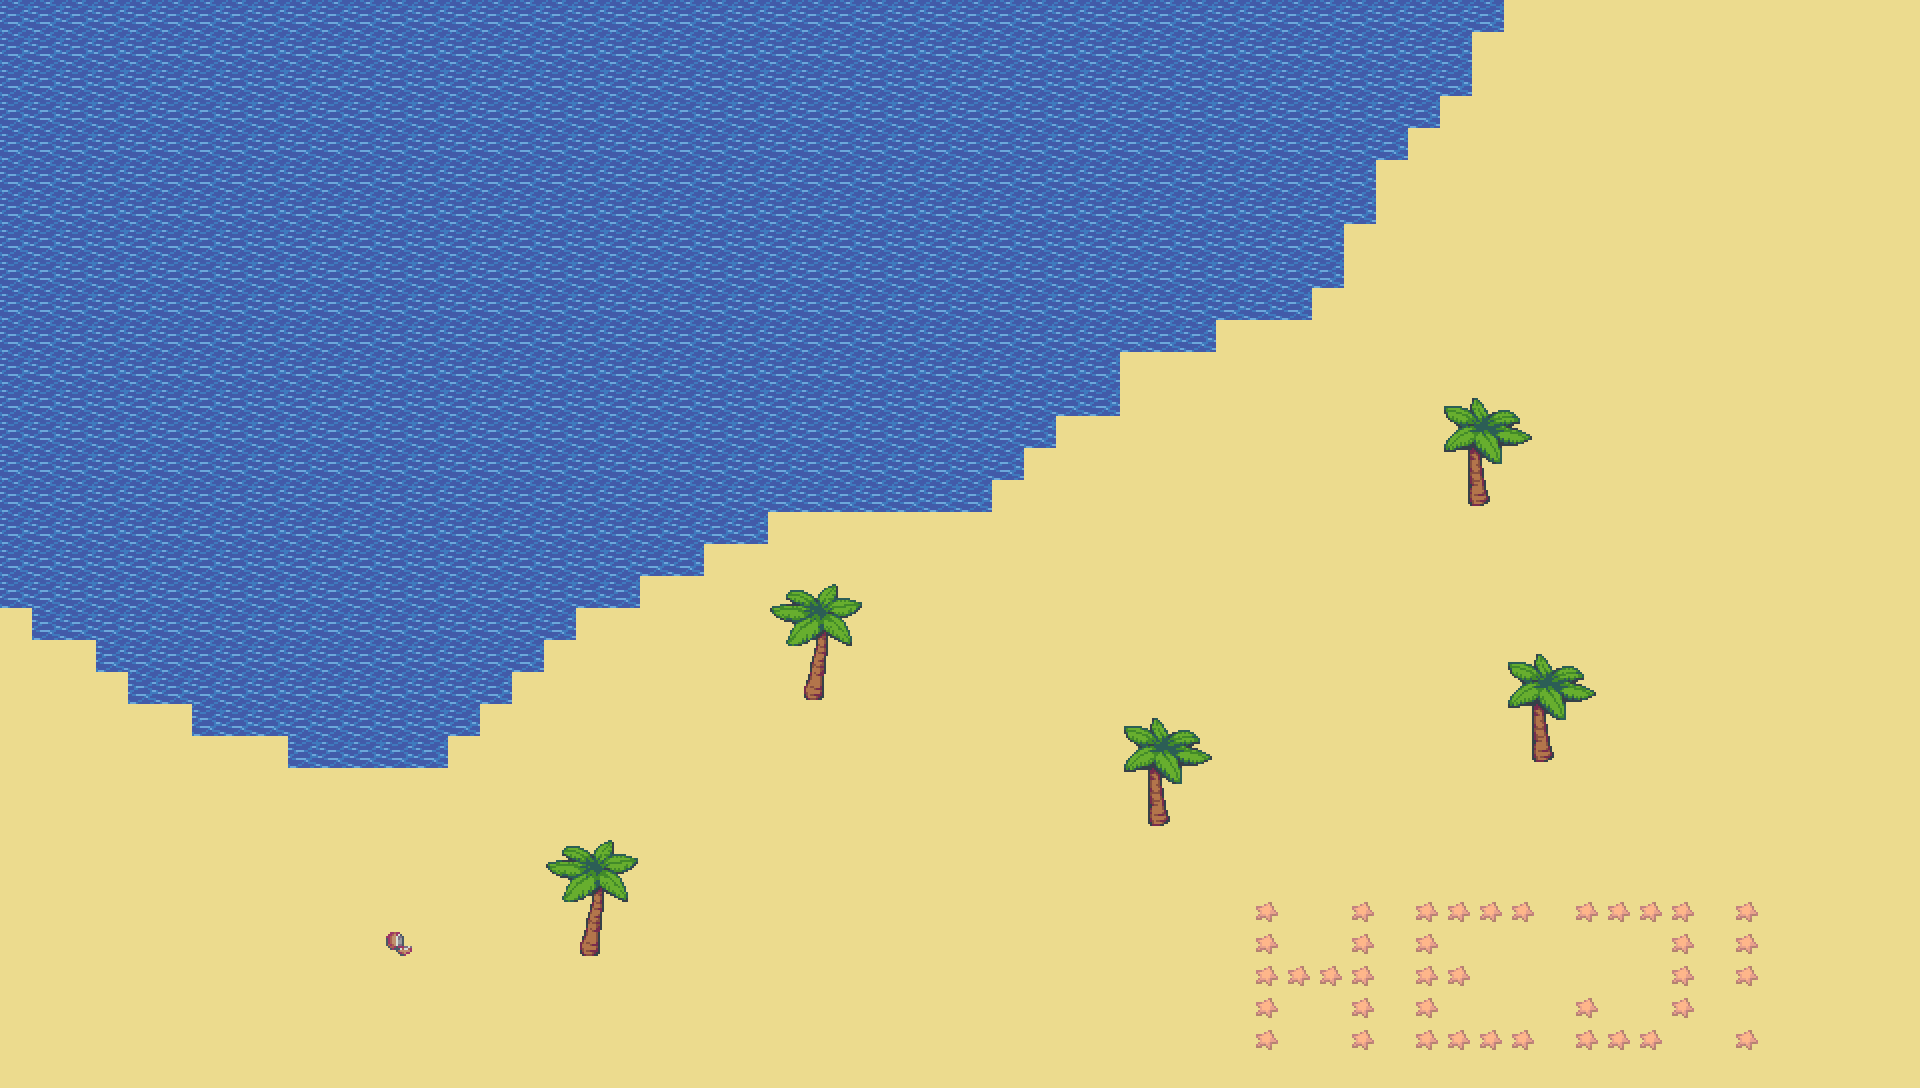

A level layout from a 2D game, rendered from its tile map. Below: a short description, then the map file with tile-grid data replaced by summaries:
An orthogonal 60x34 tile map with 32x32 px tiles, 2 tile layers (Rutlager 1, Rutlager 2), 2 tilesets.

<map version="1.10" tiledversion="1.11.2" orientation="orthogonal" renderorder="right-down" width="60" height="34" tilewidth="32" tileheight="32" infinite="0" nextlayerid="3" nextobjectid="1">
 <tileset firstgid="1" source="strand.tsx" />
 <tileset firstgid="257" source="vatten.tsx" />
 <layer id="1" name="Rutlager 1" width="60" height="34">
  <data>[2040 cells, 2040 non-empty, 2 distinct tile ids]</data>
 </layer>
 <layer id="2" name="Rutlager 2" width="60" height="34">
  <data>[2040 cells, 101 non-empty, 27 distinct tile ids]</data>
 </layer>
</map>